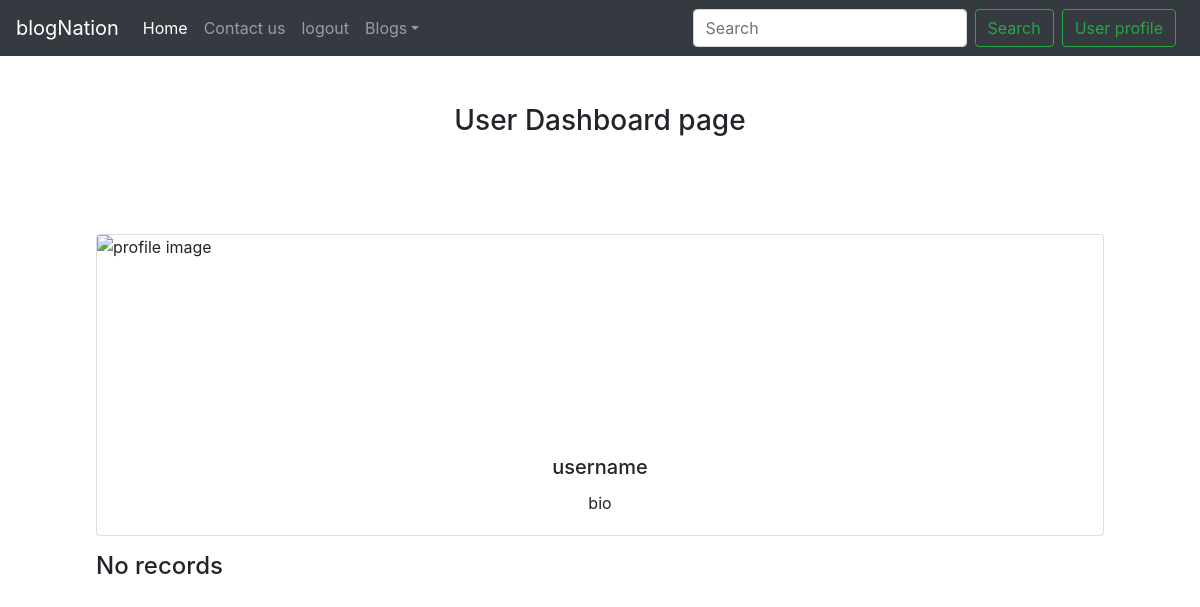
/userdashboard (signed in), run on an earlier commit of the app's database.
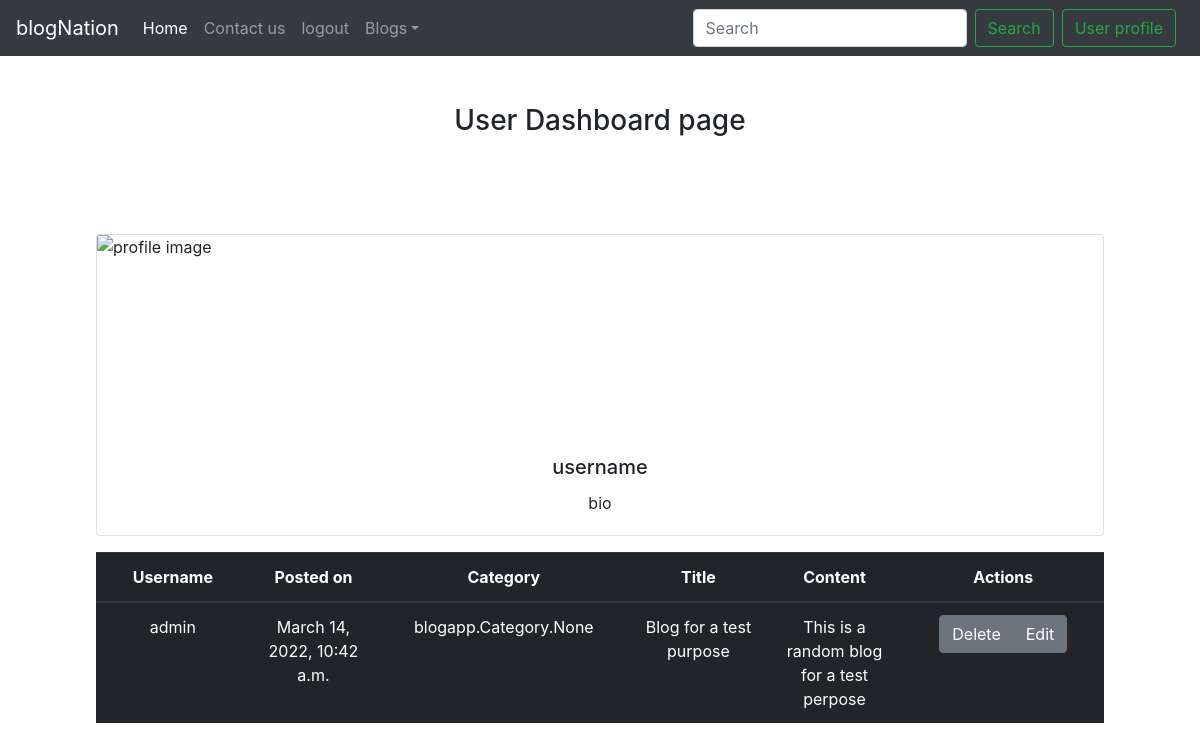
And on a later commit of the database.
### blogapp/models.py (models this page shows, shortened)
class BlogTimeStamp(models.Model):
   created_at = models.DateTimeField(auto_now_add=True)
   updated_at = models.DateTimeField(auto_now_add=True)
   class Meta:
      abstract = True

class Post(BlogTimeStamp):
   author = models.ForeignKey(User, on_delete=models.CASCADE)
   title = models.CharField(max_length=100)
   content = models.TextField(max_length=2000, null=True, blank=True)
   slug = models.SlugField(max_length=1000, null=True, blank=True)
   image = models.ImageField(upload_to='images/', null=True, blank=True)
   posted_on = models.DateTimeField(auto_now=True)
   category = models.ManyToManyField(Category)

### blogapp/views.py (the view)
# urls.py: path("userdashboard", views.userdashboard, name='userdashboard'),
def userdashboard(request):
    if request.user.is_authenticated:
        posts = Post.objects.filter(author=request.user)
        return render(request, 'home/userdashboard.html', {'posts': posts})
    elif not request.user.is_authenticated:
        return render(request, 'home/login_reminder.html')

### templates/home/userdashboard.html (shortened to what this page needs)
{%extends 'base.html'%}
{% block body %}
{% if user.is_authenticated%}
<h3 class="my-5" align="center">User Dashboard page</h3>
<div class="col=sm-10 m-5 p-5">
  <div class="card mb-3">
    <img class="card-img-top" width="200" height="200" src=".../100px180/" alt="profile image">
    <div class="card-body" align="center">
      <h5 class="card-title">username</h5>
      <p class="card-text">bio</p>
    </div>
  </div>
  {%if posts%}
<table class="table table-hover table-dark">
  <thead>
     <tr class="text-center">
      <th scope="col" style="width:2%">Username</th>
      <th scope="col" style="width:2%">Posted on</th>
      <th scope="col" style="width:2%">Category</th>
      <th scope="col" style="width:2%">Title</th>
      <th scope="col" style="width:2%">Content</th>
      <th scope="col" style="width:2%">Actions</th>
    </tr>
  </thead>
  <tbody>
    {%for post in posts%}
    <tr align="center">
      <td>{{ post.author}}</td>
      <td>{{ post.posted_on }}</td>
      <td>{{ post.category }}</td>
      <td>{{ post.title }}</td>
      <td>{{ post.content }}</td>
      <td>
        <div class="btn-group" role="group" aria-label="Basic example">
          {% if perms.blogapp.delete_post and user == post.author %}
          <a type="button" href="{% url 'blogapp:delete' post.pk%}" class="btn btn-secondary">Delete</a>
          {% else %}
          <p>No delete permission </p>
          {% endif %}
          {% if perms.blogapp.change_post and user == post.author %}
          <a type="button" href="{% url 'blogapp:update' post.pk%}" class="btn btn-secondary">Edit</a>
          {% else %}
          <p> No edit permission </p>
          {% endif %}
        </div>
    </td>
    </tr>
    {% endfor %}
  </tbody>
</table>
</div>
{% else %}
<h4> No records</h4>
{% endif %}
{%else%}
<div class="container m-5" align="center">
  <h1>Login to first</h1>
  <a type="button" class="btn btn-secondary" href="{% url 'account_login' %}">login</a>
</div>
{% endif %}
{% endblock %}

What changed in the data, as far as the page shows it:
added Post: author "admin", posted_on "March 14, 2022, 10:42 a.m.", category "blogapp.Category.None", title "Blog for a test purpose", content "This is a random blog for a test perpose", shows "Delete", shows "Edit"
Also different on the page:
text no longer shown: "No records"
text now shown: "Username Posted on Category Title Content Actions"
